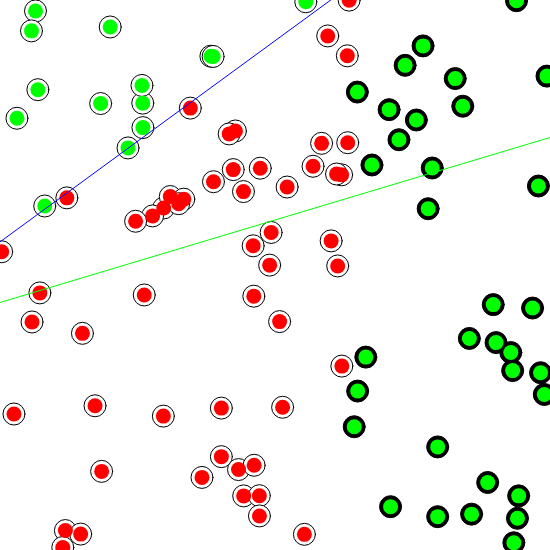
Frame 1 (no input)
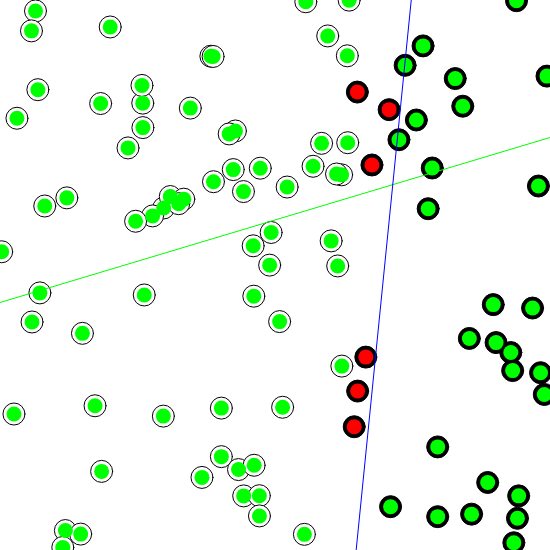
Frame 60 (no input)
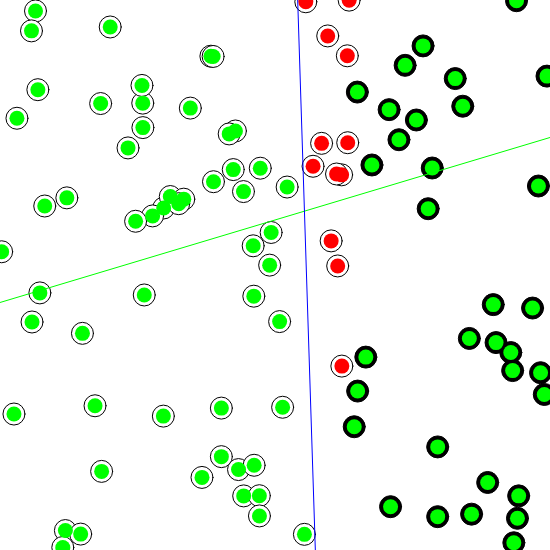
Frame 120 (the mouse pressed at the canvas centre since frame 60)

The p5.js sketch that drew these frames (run headless with seeded random() and noise() and a simulated clock; from frame 60 on, the mouse is pressed at the canvas centre):

// p5.js sketch
// ── sketch.js
let perceptron;

let points = new Array(100);

let trainning = true;

let accuracy = 0.98;

function setup(){
    createCanvas(550, 550);
    perceptron = new Perceptron(3);
    for(let i = 0; i < points.length;i++){
        points[i] = new Point(random(-1,1),random(-1,1));
        //points[i].debug();
    }; 
}

    function draw(){
        background(255);

        points.forEach(point => {
            point.show();
        });
        noStroke();
        points.forEach(pt =>{
            const inputs = [pt.x, pt.y, pt.bias];
            const target = pt.label;
            const guess = perceptron.guess(inputs);
            if(guess == target){
                fill(0,255,0);
            }else{
                fill(255,0,0);
            };

            ellipse(pt.getPixelX(),pt.getPixelY(),15,15);
        });

        drawLine(); 
        
        trainSinglePoint();
    }

    function drawLine(){
        stroke(0,255,0);
        let p1 = new Point(-1,f(-1));
        let p2 = new Point(1,f(1));
        line(p1.getPixelX(),p1.getPixelY(),p2.getPixelX(),p2.getPixelY());

        stroke(0,0,255);

        let guessP1 = new Point(-1,perceptron.guessY(-1));
        let guessP2 = new Point(1,perceptron.guessY(1));
        line(guessP1.getPixelX(),guessP1.getPixelY(),guessP2.getPixelX(),guessP2.getPixelY());
    }

    let trainningIndex = 0;

    function trainSinglePoint(){
        const pt = points[trainningIndex];
        const inputs = [pt.x, pt.y, pt.bias];
        perceptron.train(inputs,pt.label);
        trainningIndex++;
        if(trainningIndex == points.length){
            trainningIndex = 0;
        }
        if (perceptron.consecutiveHints >= (points.length*accuracy)){
            trainning = false;
        }
    }
// ── perceptron.js
class Perceptron{
    weights = [0, 0];
    lr = 0.1; //learning ration
    consecutiveHints = 0;

    constructor(numberWeights){
        this.weights = new Array(numberWeights)
        for(let i = 0; i< this.weights.length;i++){
            this.weights[i] = random(-1,1);
        }
    }

    train(inputs, target){
        const guess = this.guess(inputs);
        const error = target - guess;
        //ajustar todos os weights
        for(let i = 0; i< this.weights.length;i++){
            this.weights[i] += error*inputs[i]*this.lr;
        }
        if (error == 0) {
           this.consecutiveHints++; 
        } else{
            this.consecutiveHints = 0;
        }
    }

    guess(inputs){
        let sum = 0;

        for(let i = 0; i < this.weights.length; i++){
            sum += inputs[i] * this.weights[i];
        }
        let output = this.sign(sum);
        return output;
    }

    guessY(x){
        let w0 = this.weights[0];
        let w1 = this.weights[1];
        let w2 = this.weights[2];

        return -(w2 / w1) - (w0 / w1) * x;
    }

    sign(num){
        return num >=0 ? 1 : -1;
    }
}

// ── point.js
function f(x){
    return 0.3 * x + 0.2;
}

class Point{
    x = 0;
    y = 0;
    label = 0;

    constructor(x, y){
        this.x = x;
        this.y = y;
        this.label = this.getLabel(); 
        this.bias = 1;       
    }

    getLabel(){

        let lineY = f(this.x);
        return (this.x > lineY )? 1 : -1
        // if(this.x > this.y){
            // return 1;
        // } else{
            // return -1;
        // }
        
    }

    getPixelX(){
        const px = map(this.x,-1,1,0,width);
        return px;
    }

    getPixelY(){
        const py = map(this.y,-1,1,height,0);
        return py;
    }

    show(){
        stroke(0);//define contorno (p5)
        if(this.label == 1){
            fill(0);//define a cor do preenchimento (preto) (p5)
        } else{
            fill(255);//define a cor do preenchimento (branco) (p5)
        }

        const px = this.getPixelX();
        const py = this.getPixelY();

        ellipse(px,py,22,22);        
    }


    debug(){
        console.log(`label: ${this.label}, x:${this.x} , y:${this.y}`);
    }
}
